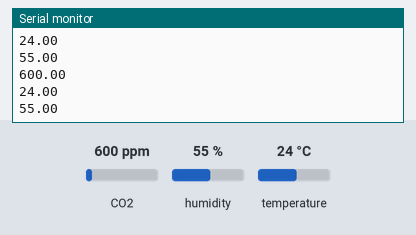
Bench run of a sketch on a simulated Arduino Uno, built with avr-gcc and run on an emulated ATmega328P. Parts: the last lines printed to the serial monitor. The test bench sets the inputs (shaded band); at power-on: CO2 600 ppm, humidity 55 %, temperature 24 °C.

Above: at 10.8 s.
10.9 s: CO2 set to 452 ppm
At 20.7 s:
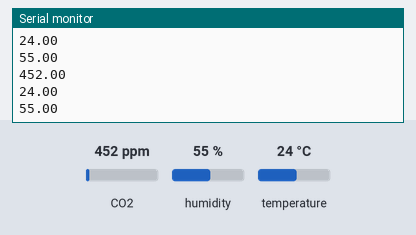
20.9 s: humidity set to 22 %
At 30.7 s:
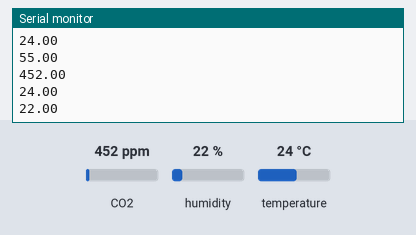
30.9 s: temperature set to 12 °C
At 40.7 s:
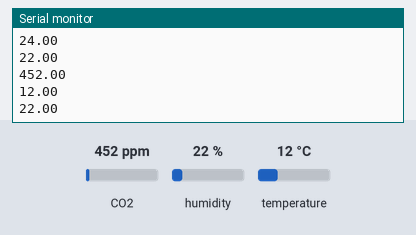
40.9 s: CO2 set to 1050 ppm
At 50.6 s:
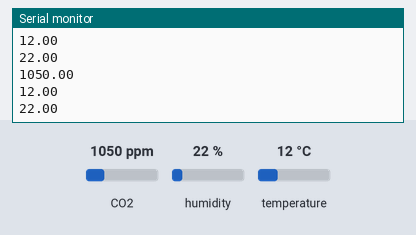
50.9 s: humidity set to 40 %
At 61.5 s:
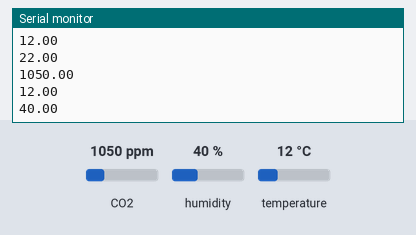
Timing chart, 0 to 61.9 s (numbered marks = the images above; inputs shaded):
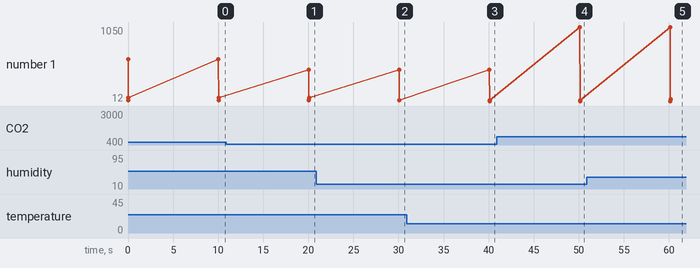

Measured:
- after the input at 10.9 s, the serial monitor: prints a new line after 9.2 s (image 1)
- after the input at 20.9 s, the serial monitor: prints a new line after 9.2 s (image 2)
- after the input at 30.9 s, the serial monitor: prints a new line after 9.2 s (image 3)
- after the input at 40.9 s, the serial monitor: prints a new line after 9.2 s (image 4)
- after the input at 50.9 s, the serial monitor: prints a new line after 9.3 s (image 5)
- plotted number 1: 55 → 22 after the input at 20.9 s, 22 → 40 after the input at 50.9 s

The sketch:

finalSensor.ino
```cpp
#include <MQ135.h>    //Air Quality Sensor:
#include <dht.h>      //Temperature and Humidity Sensor: http://www.circuitbasics.com/wp-content/uploads/2015/10/DHTLib.zip

#define AIRQUALITYPIN A0
#define DHT11_PIN 3

dht DHT;
MQ135 gasSensor = MQ135(AIRQUALITYPIN);

void setup()
{
  Serial.begin(9600);
}

void loop()
{
  float rzero = gasSensor.getRZero();
  float ppm = gasSensor.getPPM();

  Serial.println(ppm);
  int chk = DHT.read11(DHT11_PIN);
  //Serial.print("Temperature = ");
  Serial.println(DHT.temperature);
  //Serial.print("Humidity = ");
  Serial.println(DHT.humidity);
  delay(10000);
}
```
